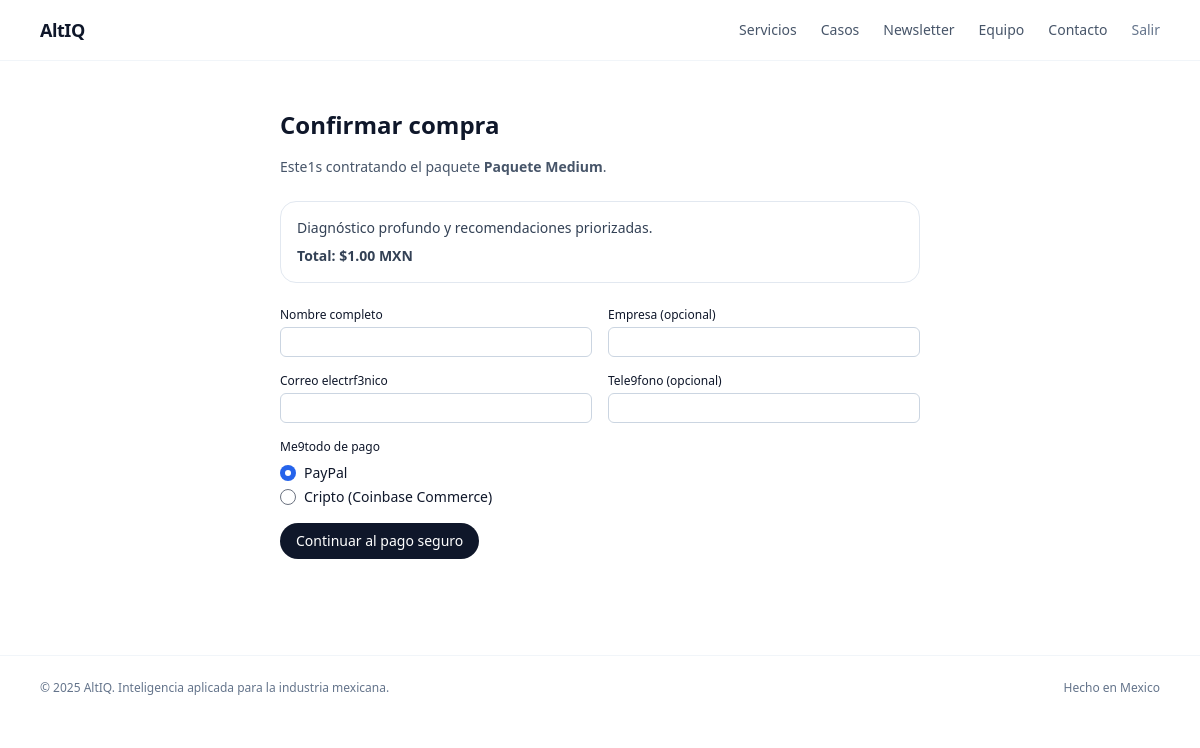
Page /checkout/medium/ (signed in) on the committed database.
### services/models.py (models this page shows, shortened)
class ServicePackage(models.Model):
    slug = models.SlugField(unique=True, help_text="URL-safe identifier, e.g. diagnostico-rapido")
    name_es = models.CharField(max_length=120)
    name_en = models.CharField(max_length=120, blank=True)
    short_description_es = models.CharField(max_length=255)
    short_description_en = models.CharField(max_length=255, blank=True)
    description_es = models.TextField(blank=True)
    description_en = models.TextField(blank=True)
    price_mxn = models.DecimalField(max_digits=10, decimal_places=2)
    is_active = models.BooleanField(default=True)
    display_order = models.PositiveIntegerField(default=0)
    created_at = models.DateTimeField(auto_now_add=True)
    updated_at = models.DateTimeField(auto_now=True)
    class Meta:
        ordering = ["display_order", "id"]

### orders/views.py (the view, shortened to what this page needs)
# urls.py: path("checkout/", include("orders.urls")),
@login_required
def checkout(request: HttpRequest, package_slug: str) -> HttpResponse:
    package = get_object_or_404(ServicePackage, slug=package_slug, is_active=True)
    context = {"package": package}
    return render(request, "orders/checkout.html", context)

### core/context_processors.py (called while the page is built)
def environment(request):
    return {"ALTIQ_ENV": getattr(settings, "ALTIQ_ENV", "main")}

### templates/orders/checkout.html (shortened to what this page needs)
{% extends 'base.html' %}
{% block content %}
<section class="max-w-2xl mx-auto px-4 py-12">
  <h1 class="text-2xl font-semibold mb-4">Confirmar compra</h1>
  <p class="text-sm text-slate-600 mb-6">
    Este1s contratando el paquete <span class="font-semibold">{{ package.name_es }}</span>.
  </p>
  <div class="border border-slate-200 rounded-2xl p-4 mb-6 text-sm text-slate-700">
    <p class="mb-2">{{ package.short_description_es }}</p>
    <p class="font-semibold">Total: ${{ package.price_mxn }} MXN</p>
  </div>
  <form method="post" class="space-y-4">
    <div class="grid gap-4 md:grid-cols-2">
      <div>
        <label class="block text-xs font-medium mb-1">Nombre completo</label>
        <input type="text" name="customer_name" class="w-full border border-slate-300 rounded-md px-2 py-1 text-sm" required>
      </div>
      <div>
        <label class="block text-xs font-medium mb-1">Empresa (opcional)</label>
        <input type="text" name="company_name" class="w-full border border-slate-300 rounded-md px-2 py-1 text-sm">
      </div>
      <div>
        <label class="block text-xs font-medium mb-1">Correo electrf3nico</label>
        <input type="email" name="email" class="w-full border border-slate-300 rounded-md px-2 py-1 text-sm" required>
      </div>
      <div>
        <label class="block text-xs font-medium mb-1">Tele9fono (opcional)</label>
        <input type="text" name="phone" class="w-full border border-slate-300 rounded-md px-2 py-1 text-sm">
      </div>
    </div>
    <fieldset class="mt-4">
      <legend class="text-xs font-medium mb-2">Me9todo de pago</legend>
      <label class="flex items-center gap-2 text-sm mb-1">
        <input type="radio" name="payment_method" value="paypal" checked>
        <span>PayPal</span>
      </label>
      <label class="flex items-center gap-2 text-sm">
        <input type="radio" name="payment_method" value="coinbase">
        <span>Cripto (Coinbase Commerce)</span>
      </label>
    </fieldset>
    <button type="submit" class="mt-4 inline-flex items-center justify-center px-4 py-2 bg-slate-900 text-white text-sm rounded-full">
      Continuar al pago seguro
    </button>
  </form>
</section>
{% endblock %}

### rows in the picture
ServicePackage: name_es "Paquete Medium", short_description_es "Diagnóstico profundo y recomendaciones priorizadas.", price_mxn "1.00"
